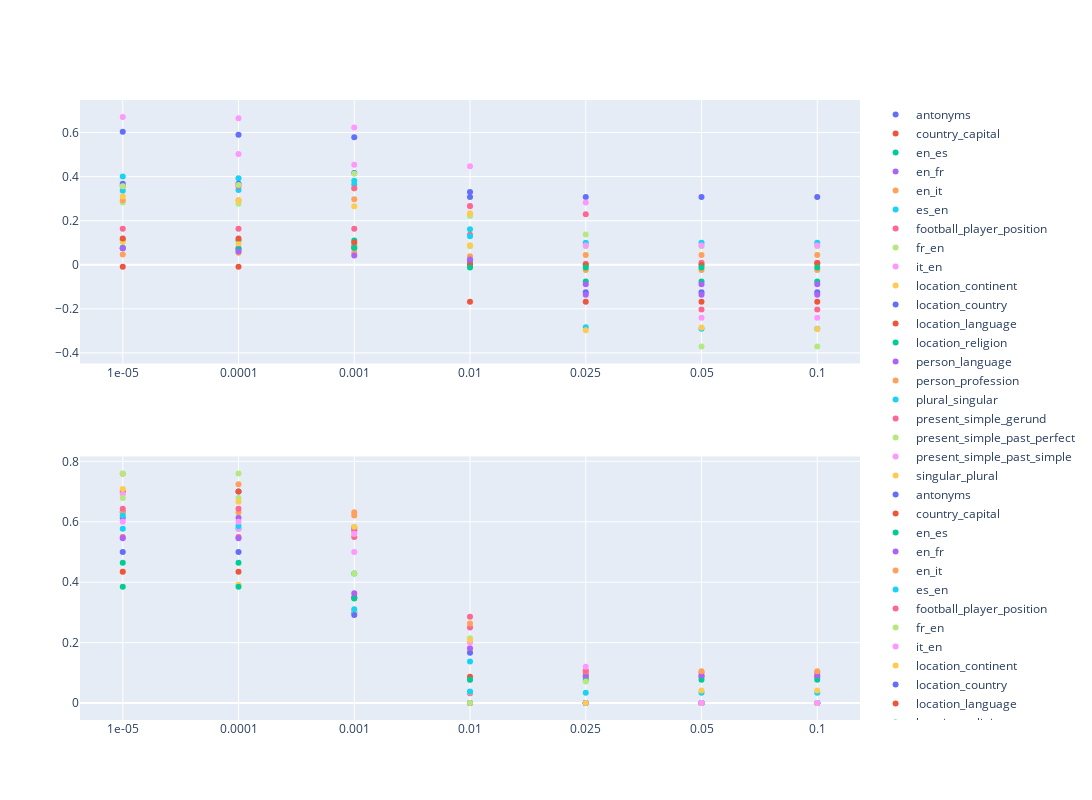

Source (notebook cell):
### Code cell
points = []

for task_name in task_names:
    zero_loss = zero_results[task_name]["zero"]
    task_results = results[f"{task_name}:{layer}"]
    
    tv_loss = task_results["TV"]['0'][1]
    tv_loss = tv_loss
    print(
        zero_loss, tv_loss, task_name
    )
    tv_l0 = task_results["SAE reconstruction"]['0'][0]

    methods = ["ITO", "Task vector cleaning"]

    # for method in methods:
    data = task_results["Task vector cleaning"]
    for i, (s, (l0, loss)) in enumerate(data.items()):
        # loss = (zero_loss - loss) / zero_loss
        points.append({
            "l0": l0 / tv_l0,
            "loss_zero": (zero_loss - loss) / zero_loss,
            "loss_tv": (tv_loss - loss) / tv_loss,
            "method": method,
            "coeff": s,
            "task": task_name
        })

import plotly.express as px
from plotly.subplots import make_subplots
import plotly.graph_objects as go

fig = make_subplots(rows=2, cols=1)

fig.update_layout(width =1200, height=800)

# fig = px.scatter(points, x="coeff", y="loss", color="task", labels=
#                  {"loss": "Relative loss improvement over TV", 
#                   "l0": "TV L0 fraction",
#                   "method": "Method",
#                   "size": "Hyperparameter"
#                   }, title="Phi-3", width=1200, height=600)

for task_name in task_names:
    fig.add_trace(go.Scatter(x=[x["coeff"] for x in points if x["task"] == task_name], y=[x["loss_zero"] for x in points if x["task"] == task_name], mode='markers', name=task_name), row=1, col=1)

for task_name in task_names:
    fig.add_trace(go.Scatter(x=[x["coeff"] for x in points if x["task"] == task_name], y=[x["l0"] for x in points if x["task"] == task_name], mode='markers', name=task_name), row=2, col=1)

# fig = px.scatter(points, x="coeff", y="loss", color="task", labels=
#                  {"loss": "Relative loss improvement over TV", 
#                   "l0": "TV L0 fraction",
#                   "method": "Method",
#                   "size": "Hyperparameter"
#                   }, title="Phi-3", width=1200, height=600)



fig

### Figure 1 — Plotly figure (JSON) as saved in the notebook; plotly's stock layout.template omitted (floating-point values rounded to 4 significant figures)
{"data": [{"mode": "markers", "name": "antonyms", "type": "scatter", "x": ["1e-05", "0.0001", "0.001", "0.01", "0.025", "0.05", "0.1"], "xaxis": "x", "y": [0.6038, 0.5904, 0.5788, 0.3077, 0.3077, 0.3077, 0.3077], "yaxis": "y"}, {"mode": "markers", "name": "country_capital", "type": "scatter", "x": ["1e-05", "0.0001", "0.001", "0.01", "0.025", "0.05", "0.1"], "xaxis": "x", "y": [-0.009569, -0.009569, 0.08612, -0.1675, -0.1675, -0.1675, -0.1675], "yaxis": "y"}, {"mode": "markers", "name": "en_es", "type": "scatter", "x": ["1e-05", "0.0001", "0.001", "0.01", "0.025", "0.05", "0.1"], "xaxis": "x", "y": [0.1139, 0.1097, 0.1097, 0.01266, -0.07595, -0.07595, -0.07595], "yaxis": "y"}, {"mode": "markers", "name": "en_fr", "type": "scatter", "x": ["1e-05", "0.0001", "0.001", "0.01", "0.025", "0.05", "0.1"], "xaxis": "x", "y": [0.07477, 0.07477, 0.07477, 0, -0.08879, -0.08879, -0.08879], "yaxis": "y"}, {"mode": "markers", "name": "en_it", "type": "scatter", "x": ["1e-05", "0.0001", "0.001", "0.01", "0.025", "0.05", "0.1"], "xaxis": "x", "y": [0.04651, 0.05426, 0.05426, 0.03876, -0.02326, -0.02326, -0.02326], "yaxis": "y"}, {"mode": "markers", "name": "es_en", "type": "scatter", "x": ["1e-05", "0.0001", "0.001", "0.01", "0.025", "0.05", "0.1"], "xaxis": "x", "y": [0.4, 0.3923, 0.3808, 0.1615, 0.1, 0.1, 0.1], "yaxis": "y"}, {"mode": "markers", "name": "football_player_position", "type": "scatter", "x": ["1e-05", "0.0001", "0.001", "0.01", "0.025", "0.05", "0.1"], "xaxis": "x", "y": [0.163, 0.163, 0.163, 0.1366, 0.004405, 0.008811, 0.008811], "yaxis": "y"}, {"mode": "markers", "name": "fr_en", "type": "scatter", "x": ["1e-05", "0.0001", "0.001", "0.01", "0.025", "0.05", "0.1"], "xaxis": "x", "y": [0.2822, 0.2772, 0.3465, 0.08416, 0.08416, 0.08416, 0.08416], "yaxis": "y"}, {"mode": "markers", "name": "it_en", "type": "scatter", "x": ["1e-05", "0.0001", "0.001", "0.01", "0.025", "0.05", "0.1"], "xaxis": "x", "y": [0.3623, 0.5024, 0.4541, 0.2657, 0.08696, 0.08696, 0.08696], "yaxis": "y"}, {"mode": "markers", "name": "location_continent", "type": "scatter", "x": ["1e-05", "0.0001", "0.001", "0.01", "0.025", "0.05", "0.1"], "xaxis": "x", "y": [0.1027, 0.09589, 0.09589, 0.08904, 0, 0, 0], "yaxis": "y"}, {"mode": "markers", "name": "location_country", "type": "scatter", "x": ["1e-05", "0.0001", "0.001", "0.01", "0.025", "0.05", "0.1"], "xaxis": "x", "y": [0.3681, 0.3681, 0.4167, 0.3299, -0.125, -0.125, -0.125], "yaxis": "y"}, {"mode": "markers", "name": "location_language", "type": "scatter", "x": ["1e-05", "0.0001", "0.001", "0.01", "0.025", "0.05", "0.1"], "xaxis": "x", "y": [0.1196, 0.1196, 0.1014, 0, 0, 0, 0.007246], "yaxis": "y"}, {"mode": "markers", "name": "location_religion", "type": "scatter", "x": ["1e-05", "0.0001", "0.001", "0.01", "0.025", "0.05", "0.1"], "xaxis": "x", "y": [0.07692, 0.07051, 0.07692, -0.01282, -0.01282, -0.01282, -0.01282], "yaxis": "y"}, {"mode": "markers", "name": "person_language", "type": "scatter", "x": ["1e-05", "0.0001", "0.001", "0.01", "0.025", "0.05", "0.1"], "xaxis": "x", "y": [0.07477, 0.06075, 0.04206, 0.02336, -0.1355, -0.1355, -0.1355], "yaxis": "y"}, {"mode": "markers", "name": "person_profession", "type": "scatter", "x": ["1e-05", "0.0001", "0.001", "0.01", "0.025", "0.05", "0.1"], "xaxis": "x", "y": [0.2927, 0.2927, 0.2976, 0.2293, 0.0439, 0.0439, 0.0439], "yaxis": "y"}, {"mode": "markers", "name": "plural_singular", "type": "scatter", "x": ["1e-05", "0.0001", "0.001", "0.01", "0.025", "0.05", "0.1"], "xaxis": "x", "y": [0.3355, 0.3387, 0.3645, 0.129, -0.2839, -0.2903, -0.2903], "yaxis": "y"}, {"mode": "markers", "name": "present_simple_gerund", "type": "scatter", "x": ["1e-05", "0.0001", "0.001", "0.01", "0.025", "0.05", "0.1"], "xaxis": "x", "y": [0.3559, 0.3559, 0.3475, 0.2669, 0.2288, -0.2034, -0.2034], "yaxis": "y"}, {"mode": "markers", "name": "present_simple_past_perfect", "type": "scatter", "x": ["1e-05", "0.0001", "0.001", "0.01", "0.025", "0.05", "0.1"], "xaxis": "x", "y": [0.3563, 0.3623, 0.4132, 0.2216, 0.1377, -0.3713, -0.3713], "yaxis": "y"}, {"mode": "markers", "name": "present_simple_past_simple", "type": "scatter", "x": ["1e-05", "0.0001", "0.001", "0.01", "0.025", "0.05", "0.1"], "xaxis": "x", "y": [0.6709, 0.6646, 0.6224, 0.4473, 0.2827, -0.2405, -0.2405], "yaxis": "y"}, {"mode": "markers", "name": "singular_plural", "type": "scatter", "x": ["1e-05", "0.0001", "0.001", "0.01", "0.025", "0.05", "0.1"], "xaxis": "x", "y": [0.3101, 0.2911, 0.2658, 0.2342, -0.2975, -0.2848, -0.2911], "yaxis": "y"}, {"mode": "markers", "name": "antonyms", "type": "scatter", "x": ["1e-05", "0.0001", "0.001", "0.01", "0.025", "0.05", "0.1"], "xaxis": "x2", "y": [0.6333, 0.7, 0.3, 0, 0, 0, 0], "yaxis": "y2"}, {"mode": "markers", "name": "country_capital", "type": "scatter", "x": ["1e-05", "0.0001", "0.001", "0.01", "0.025", "0.05", "0.1"], "xaxis": "x2", "y": [0.7, 0.7, 0.35, 0, 0, 0, 0], "yaxis": "y2"}, {"mode": "markers", "name": "en_es", "type": "scatter", "x": ["1e-05", "0.0001", "0.001", "0.01", "0.025", "0.05", "0.1"], "xaxis": "x2", "y": [0.4643, 0.4643, 0.4286, 0.03571, 0, 0, 0], "yaxis": "y2"}, {"mode": "markers", "name": "en_fr", "type": "scatter", "x": ["1e-05", "0.0001", "0.001", "0.01", "0.025", "0.05", "0.1"], "xaxis": "x2", "y": [0.6129, 0.6129, 0.5806, 0.03226, 0, 0, 0], "yaxis": "y2"}, {"mode": "markers", "name": "en_it", "type": "scatter", "x": ["1e-05", "0.0001", "0.001", "0.01", "0.025", "0.05", "0.1"], "xaxis": "x2", "y": [0.7586, 0.7241, 0.6207, 0.03448, 0, 0, 0], "yaxis": "y2"}, {"mode": "markers", "name": "es_en", "type": "scatter", "x": ["1e-05", "0.0001", "0.001", "0.01", "0.025", "0.05", "0.1"], "xaxis": "x2", "y": [0.5769, 0.5769, 0.5769, 0.03846, 0, 0, 0], "yaxis": "y2"}, {"mode": "markers", "name": "football_player_position", "type": "scatter", "x": ["1e-05", "0.0001", "0.001", "0.01", "0.025", "0.05", "0.1"], "xaxis": "x2", "y": [0.55, 0.55, 0.55, 0.25, 0.1, 0.1, 0.1], "yaxis": "y2"}, {"mode": "markers", "name": "fr_en", "type": "scatter", "x": ["1e-05", "0.0001", "0.001", "0.01", "0.025", "0.05", "0.1"], "xaxis": "x2", "y": [0.76, 0.76, 0.56, 0, 0, 0, 0], "yaxis": "y2"}, {"mode": "markers", "name": "it_en", "type": "scatter", "x": ["1e-05", "0.0001", "0.001", "0.01", "0.025", "0.05", "0.1"], "xaxis": "x2", "y": [0.6923, 0.5769, 0.5, 0.07692, 0, 0, 0], "yaxis": "y2"}, {"mode": "markers", "name": "location_continent", "type": "scatter", "x": ["1e-05", "0.0001", "0.001", "0.01", "0.025", "0.05", "0.1"], "xaxis": "x2", "y": [0.4348, 0.3913, 0.3043, 0.1739, 0.08696, 0.08696, 0.08696], "yaxis": "y2"}, {"mode": "markers", "name": "location_country", "type": "scatter", "x": ["1e-05", "0.0001", "0.001", "0.01", "0.025", "0.05", "0.1"], "xaxis": "x2", "y": [0.5, 0.5, 0.2917, 0.1667, 0, 0, 0], "yaxis": "y2"}, {"mode": "markers", "name": "location_language", "type": "scatter", "x": ["1e-05", "0.0001", "0.001", "0.01", "0.025", "0.05", "0.1"], "xaxis": "x2", "y": [0.4348, 0.4348, 0.3478, 0.08696, 0.08696, 0.08696, 0.08696], "yaxis": "y2"}, {"mode": "markers", "name": "location_religion", "type": "scatter", "x": ["1e-05", "0.0001", "0.001", "0.01", "0.025", "0.05", "0.1"], "xaxis": "x2", "y": [0.3846, 0.3846, 0.3462, 0.07692, 0.07692, 0.07692, 0.07692], "yaxis": "y2"}, {"mode": "markers", "name": "person_language", "type": "scatter", "x": ["1e-05", "0.0001", "0.001", "0.01", "0.025", "0.05", "0.1"], "xaxis": "x2", "y": [0.5455, 0.5455, 0.3636, 0.1818, 0.09091, 0.09091, 0.09091], "yaxis": "y2"}, {"mode": "markers", "name": "person_profession", "type": "scatter", "x": ["1e-05", "0.0001", "0.001", "0.01", "0.025", "0.05", "0.1"], "xaxis": "x2", "y": [0.6316, 0.6316, 0.6316, 0.2632, 0.1053, 0.1053, 0.1053], "yaxis": "y2"}, {"mode": "markers", "name": "plural_singular", "type": "scatter", "x": ["1e-05", "0.0001", "0.001", "0.01", "0.025", "0.05", "0.1"], "xaxis": "x2", "y": [0.6207, 0.5862, 0.3103, 0.1379, 0.03448, 0.03448, 0.03448], "yaxis": "y2"}, {"mode": "markers", "name": "present_simple_gerund", "type": "scatter", "x": ["1e-05", "0.0001", "0.001", "0.01", "0.025", "0.05", "0.1"], "xaxis": "x2", "y": [0.6429, 0.6429, 0.5714, 0.2857, 0.1071, 0, 0], "yaxis": "y2"}, {"mode": "markers", "name": "present_simple_past_perfect", "type": "scatter", "x": ["1e-05", "0.0001", "0.001", "0.01", "0.025", "0.05", "0.1"], "xaxis": "x2", "y": [0.6786, 0.6786, 0.4286, 0.2143, 0.07143, 0, 0], "yaxis": "y2"}, {"mode": "markers", "name": "present_simple_past_simple", "type": "scatter", "x": ["1e-05", "0.0001", "0.001", "0.01", "0.025", "0.05", "0.1"], "xaxis": "x2", "y": [0.6, 0.6, 0.56, 0.2, 0.12, 0, 0], "yaxis": "y2"}, {"mode": "markers", "name": "singular_plural", "type": "scatter", "x": ["1e-05", "0.0001", "0.001", "0.01", "0.025", "0.05", "0.1"], "xaxis": "x2", "y": [0.7083, 0.6667, 0.5833, 0.2083, 0, 0.04167, 0.04167], "yaxis": "y2"}], "layout": {"height": 800, "width": 1200, "xaxis": {"anchor": "y", "domain": [0, 1]}, "xaxis2": {"anchor": "y2", "domain": [0, 1]}, "yaxis": {"anchor": "x", "domain": [0.575, 1]}, "yaxis2": {"anchor": "x2", "domain": [0, 0.425]}}}
